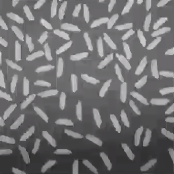
%> input picture 台大郭彦甫/09影像处理（二）/rice.png, 174 x 174 px
$ octave a06.m   (GNU Octave 9; MATLAB toolbox functions it lacks are replaced by stand-ins)
%> lines starting %> are read from the running program, lines starting %| are printed output that depends on the picture; in (x1, y1, x2, y2) boxes, pixels count from 0 and x2, y2 are one past the last pixel; in counts of white or black regions, pixels touching at a corner belong together; the program's own positions count from 1
I=imread('rice.png');
%> I is the input picture: size 174x174x3 uint8; mean R, G, B 113.3, 112.1, 113.5
BG=imopen(I,strel('disk',15));
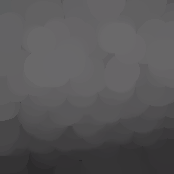
%> BG: size 174x174x3 uint8; mean R, G, B 86.8, 85.6, 87
I2=imsubtract(I,BG);
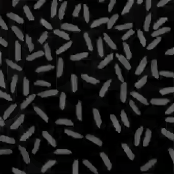
%> I2: size 174x174x3 uint8; mean R, G, B 26.5, 26.5, 26.5
level=graythresh(I2);
%> level = 0.165
BW=im2bw(I2,level);
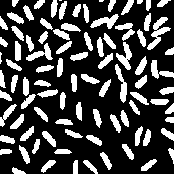
%> BW: size 174x174 logical; 27.1% white; 91 white regions (3 under 20 px), largest, box (x1, y1, x2, y2) and area: (147, 17, 171, 50) 277, (116, 42, 132, 70) 201, (90, 14, 119, 29) 200
[labeled,numObjects]=bwlabel(BW,8);
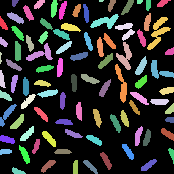
%> labeled: size 174x174 double; 92 distinct labels, from 0 to 91; one colour per label, 0 black
%> numObjects = 91
RGB_label=label2rgb(labeled);
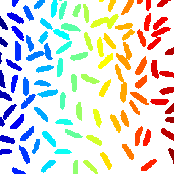
%> RGB_label: size 174x174x3 uint8; mean R, G, B 220.9, 221.6, 216.9
imshow(RGB_label);
